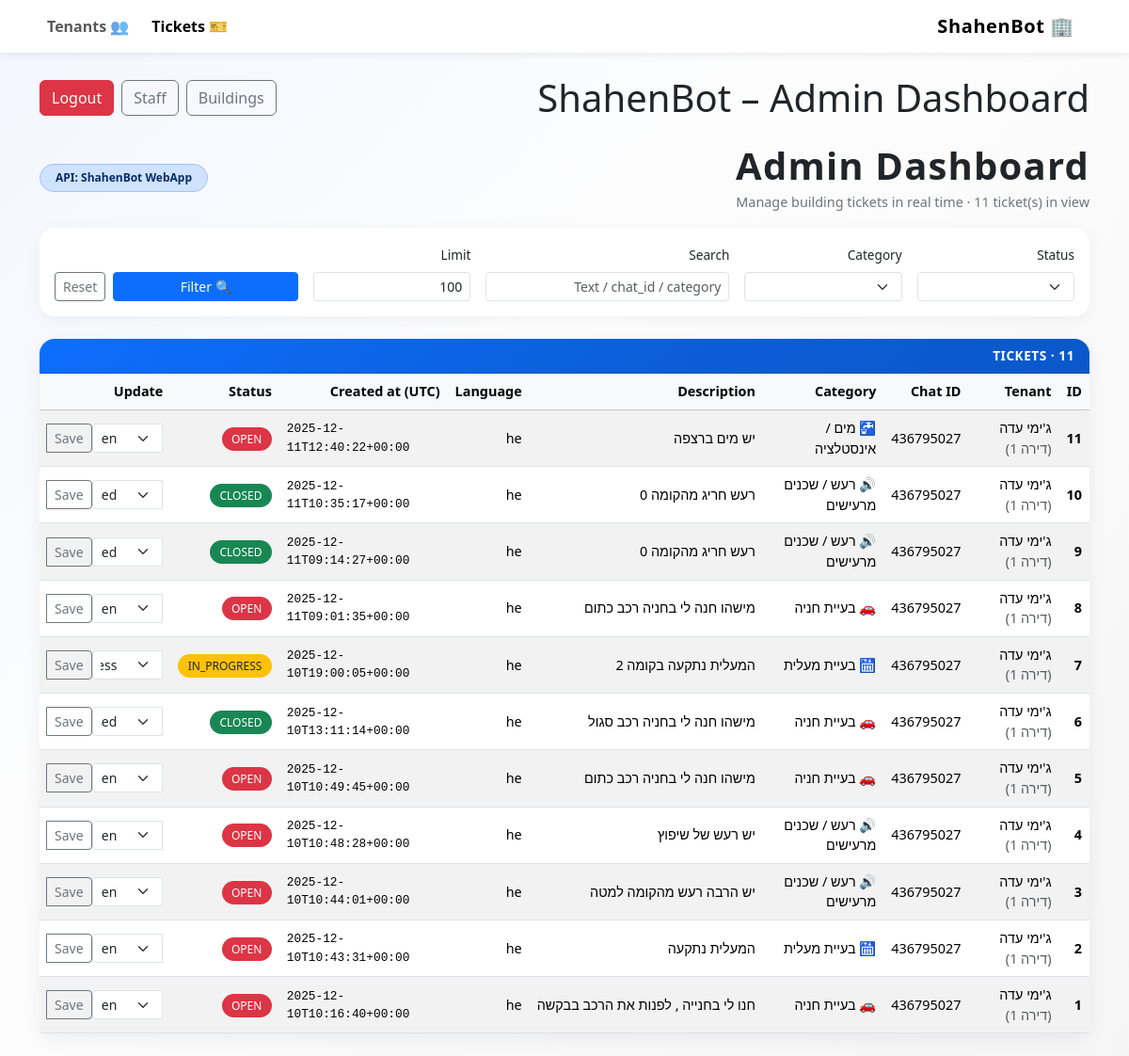
The app's page /admin (signed in), older data.
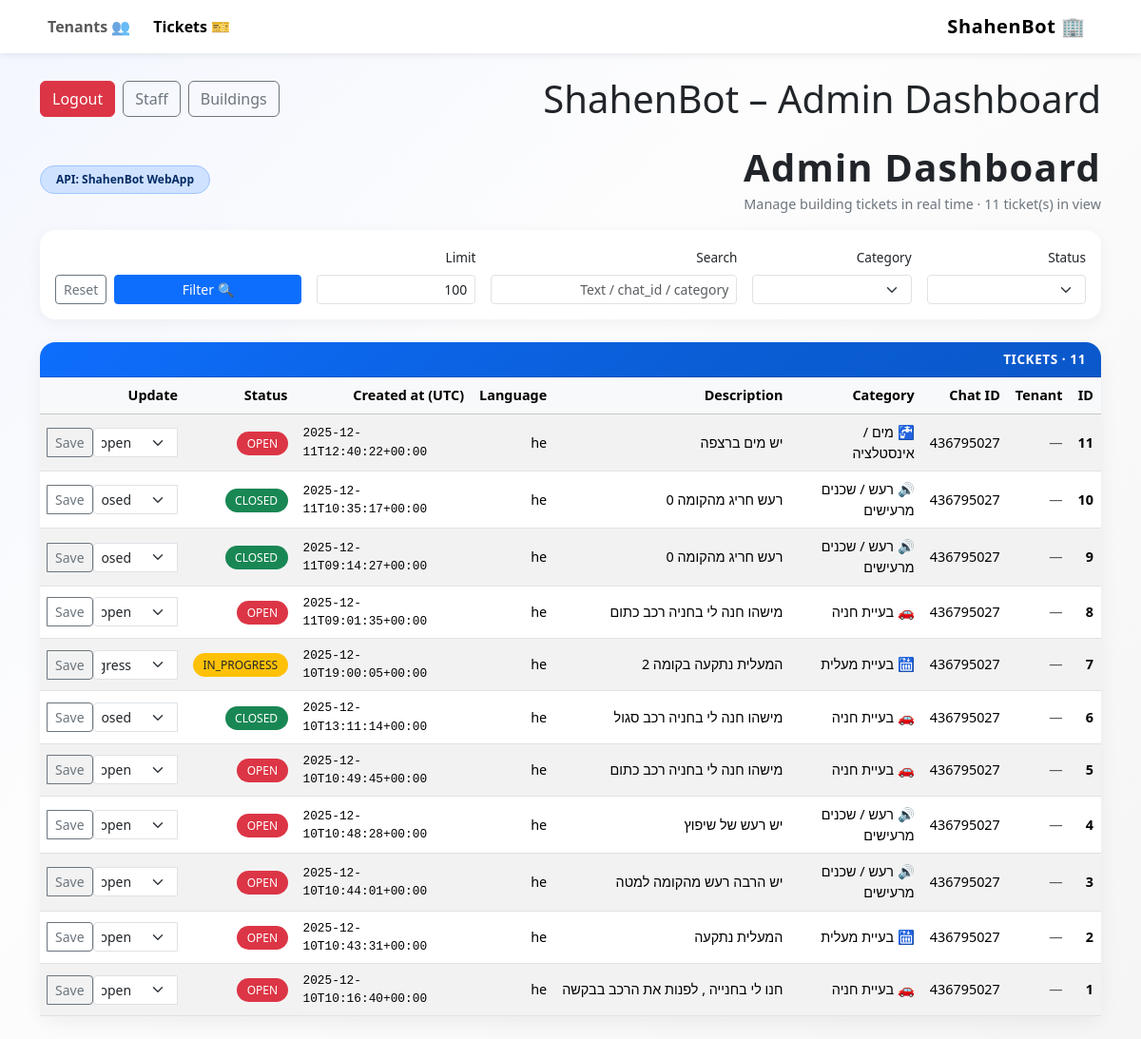
The same page, newer data.
### tables this page shows
CREATE TABLE tickets (
            id INTEGER PRIMARY KEY AUTOINCREMENT,
            chat_id INTEGER NOT NULL,
            category TEXT NOT NULL,
            description TEXT NOT NULL,
            language TEXT NOT NULL,
            status TEXT NOT NULL,
            created_at TEXT NOT NULL
        , tenant_id INTEGER, image_url TEXT, building_id INTEGER);

CREATE TABLE tenants (
            id INTEGER PRIMARY KEY AUTOINCREMENT,
            name TEXT NOT NULL,
            apartment TEXT,
            tenant_type TEXT,          -- 'owner' / 'rent'
            email TEXT,
            payment_type TEXT,         -- 'monthly' / 'standing_order' / etc.
            next_payment_date TEXT,    -- ISO date string 'YYYY-MM-DD'
            parking_slots INTEGER,
            chat_id INTEGER            -- Telegram chat id (optional)
        , building_id INTEGER);

### app.py (the view)
@app.get("/admin")
def admin_dashboard():
    u = require_login()
    if not isinstance(u, dict):
        return u
    status = request.args.get("status") or ""
    category = request.args.get("category") or ""
    search = request.args.get("search") or ""
    limit = int(request.args.get("limit") or "100")
    building_filter = scoped_building_id(u)
    tickets = get_tickets_db(
        limit=limit,
        status=status if status else None,
        category=category if category else None,
        search=search if search else None,
        building_id=building_filter,   # <-- add this param in DB func (Step 2 may adjust)
    )
    return render_template(
        "admin.html",
        tickets=tickets,
        status=status,
        category=category,
        search=search,
        limit=limit,
        current_user=u,
    )

### app.py (called while the page is built)
def current_user():
    uid = session.get("staff_user_id")
    return get_staff_user_by_id_db(uid) if uid else None

def require_login():
    u = current_user()
    if not u:
        return redirect(url_for("login"))
    return u

def scoped_building_id(u: dict) -> int | None:
    return None if u["role"] == "super_admin" else u["building_id"]

### shahenbot_db.py (called while the page is built)
def get_connection():
    return sqlite3.connect(DB_PATH)

def get_staff_user_by_id_db(user_id: int) -> dict | None:
    conn = get_connection()
    cur = conn.cursor()
    cur.execute("SELECT id, username, password_hash, role, building_id FROM staff_users WHERE id=?", (user_id,))
    r = cur.fetchone()
    conn.close()
    if not r:
        return None
    return {"id": r[0], "username": r[1], "password_hash": r[2], "role": r[3], "building_id": r[4]}

### templates/admin.html (shortened to what this page needs)
<!doctype html>
<html lang="en" dir="rtl">
<head>
    <link
        href="https://cdn.jsdelivr.net/npm/bootstrap@5.3.3/dist/css/bootstrap.min.css"
        rel="stylesheet"
    >
</head>
<body class="pb-4">
<nav class="navbar navbar-expand-lg bg-white mb-4">
    <div class="container">
        <a class="navbar-brand" href="{{ url_for('admin_dashboard') }}">
            🏢 ShahenBot
        </a>
        <div class="collapse navbar-collapse justify-content-end" id="navbarNav">
            <ul class="navbar-nav gap-2">
                <li class="nav-item">
                    <a class="nav-link active fw-semibold" aria-current="page"
                       href="{{ url_for('admin_dashboard') }}">
                        🎫 Tickets
                    </a>
                </li>
                <li class="nav-item">
                    <a class="nav-link fw-semibold"
                       href="{{ url_for('admin_tenants') }}">
                        👥 Tenants
                    </a>
                </li>
            </ul>
        </div>
    </div>
</nav>
<div class="container">
        <div class="d-flex justify-content-between align-items-center mb-4">
  <h1 class="mb-0">ShahenBot – Admin Dashboard</h1>
  <div class="d-flex gap-2">
    {% if current_user and current_user.role == 'super_admin' %}
      <a class="btn btn-outline-secondary" href="{{ url_for('admin_buildings') }}">Buildings</a>
      <a class="btn btn-outline-secondary" href="{{ url_for('admin_staff') }}">Staff</a>
    {% endif %}
    <a class="btn btn-danger" href="{{ url_for('logout') }}">Logout</a>
  </div>
</div>
    <div class="d-flex flex-column flex-md-row align-items-md-center justify-content-between mb-3">
        <div>
            <h1 class="page-title mb-1">Admin Dashboard</h1>
            <div class="page-subtitle">
                Manage building tickets in real time · {{ tickets|length }} ticket(s) in view
            </div>
        </div>
        <div class="mt-3 mt-md-0">
            <span class="badge bg-primary-subtle text-primary-emphasis border border-primary-subtle badge-pill px-3 py-2">
                API: ShahenBot WebApp
            </span>
        </div>
    </div>
    <div class="card filter-card mb-4">
        <div class="card-body">
            <form class="row g-3 align-items-end" method="get" action="{{ url_for('admin_dashboard') }}">
                <div class="col-md-2">
                    <label class="form-label filter-label">Status</label>
                    <select class="form-select form-select-sm" name="status">
                    </select>
                </div>
                <div class="col-md-2">
                    <label class="form-label filter-label">Category</label>
                    <select class="form-select form-select-sm" name="category">
                    </select>
                </div>
                <div class="col-md-3">
                    <label class="form-label filter-label">Search</label>
                    <input type="text" class="form-control form-control-sm" name="search"
                           placeholder="Text / chat_id / category"
                           value="{{ search }}">
                </div>
                <div class="col-md-2">
                    <label class="form-label filter-label">Limit</label>
                    <input type="number" class="form-control form-control-sm" name="limit"
                           value="{{ limit }}" min="1" max="500">
                </div>
                <div class="col-md-3 d-flex gap-2">
                    <button type="submit" class="btn btn-primary btn-sm flex-grow-1">
                        🔍 Filter
                    </button>
                    <a href="{{ url_for('admin_dashboard') }}" class="btn btn-outline-secondary btn-sm">
                        Reset
                    </a>
                </div>
            </form>
        </div>
    </div>
    <div class="card">
        <div class="card-header">
            Tickets · {{ tickets|length }}
        </div>
        <div class="card-body p-0">
            <div class="table-responsive">
                <table class="table table-striped table-hover align-middle mb-0 ticket-table">
                    <thead class="table-light">
                    <tr>
                        <th>ID</th>
                        <th>Tenant</th>
                        <th>Chat ID</th>
                        <th>Category</th>
                        <th>Description</th>
                        <th>Language</th>
                        <th>Created at (UTC)</th>
                        <th>Status</th>
                        <th>Update</th>
                    </tr>
                    </thead>
                    <tbody>
                    {% if tickets %}
                        {% for t in tickets %}
                            <tr>
                                <td class="fw-semibold">{{ t.id }}</td>
                                <td>
                                    {% if t.tenant_name %}
                                        {{ t.tenant_name }}
                                        {% if t.tenant_apartment %}
                                            <span class="text-muted"> (דירה {{ t.tenant_apartment }})</span>
                                        {% endif %}
                                    {% else %}
                                        <span class="text-muted">—</span>
                                    {% endif %}
                                </td>
                                <td>{{ t.chat_id }}</td>
                                <td>{{ t.category }}</td>
                                <td class="truncate" title="{{ t.description }}">
                                    {{ t.description }}
                                </td>
                                <td>{{ t.language }}</td>
                                <td style="direction: ltr; font-family: monospace; font-size: 0.8rem;">
                                    {{ t.created_at }}
                                </td>
                                <td>
                                    <span class="status-badge
                                        {% if t.status == 'open' %}status-open{% endif %}
                                        {% if t.status == 'in_progress' %}status-in_progress{% endif %}
                                        {% if t.status == 'closed' %}status-closed{% endif %}
                                    ">
                                        {{ t.status }}
                                    </span>
                                </td>
                                <td>
                                    <form method="post"
                                          action="{{ url_for('admin_update_status', ticket_id=t.id) }}">
                                        <div class="input-group input-group-sm">
                                            <select class="form-select form-select-sm" name="status">
                                                <option value="open"
                                                    {% if t.status == 'open' %}selected{% endif %}>
                                                    open
                                                </option>
                                                <option value="in_progress"
                                                    {% if t.status == 'in_progress' %}selected{% endif %}>
                                                    in_progress
                                                </option>
                                                <option value="closed"
                                                    {% if t.status == 'closed' %}selected{% endif %}>
                                                    closed
                                                </option>
                                            </select>
                                            <button class="btn btn-outline-secondary btn-sm" type="submit">
                                                Save
                                            </button>
                                        </div>
                                    </form>
                                </td>
                            </tr>
                        {% endfor %}
                    {% else %}
                        <tr>
                            <td colspan="8" class="text-center py-3 text-muted">
                                No tickets found.
                            </td>
                        </tr>
                    {% endif %}
                    </tbody>
                </table>
            </div>
        </div>
    </div>
</div>
</body>
</html>

### templates/admin.html (style rules this page uses)
body { background: linear-gradient(135deg, #f3f6ff 0%, #fdfdfd 40%, #f5f5f5 100%); min-height: 100vh; }
.navbar-brand { font-weight: 700; letter-spacing: 0.03em; }
.navbar { box-shadow: 0 2px 8px rgba(15, 23, 42, 0.08); }
.page-title { font-weight: 700; letter-spacing: 0.03em; }
.page-subtitle { color: #6c757d; font-size: 0.9rem; }
.ticket-table { font-size: 0.9rem; }
.status-open { color: #fff; background-color: #dc3545; }
.status-in_progress { color: #212529; background-color: #ffc107; }
.status-closed { color: #fff; background-color: #198754; }
.status-badge { padding: 0.25rem 0.65rem; border-radius: 999px; font-size: 0.75rem; text-transform: uppercase; }
.truncate { max-width: 320px; white-space: nowrap; overflow: hidden; text-overflow: ellipsis; }
.card { border-radius: 1rem; box-shadow: 0 6px 20px rgba(15, 23, 42, 0.06); border: none; }
.card-header { border-radius: 1rem 1rem 0 0 !important; background: linear-gradient(135deg, #0d6efd 0%, #0b5ed7 60%, #0a58ca 100%); color: #fff; font-weight: 600; letter-spacing: 0.04em; text-transform: uppercase; font-size: 0.85rem; }
.filter-card { border-radius: 1rem; box-shadow: 0 4px 16px rgba(15, 23, 42, 0.05); border: none; }
.filter-label { font-weight: 500; font-size: 0.85rem; }
.badge-pill { border-radius: 999px; }

Row changes from the older to the newer data that the page shows:
changed tickets "🚰 מים / אינסטלציה": tenant_name "ג'ימי עדה" → (not shown); tenant_apartment "1" → (not shown); text "(דירה )" → "—"
changed tickets id 10: tenant_name "ג'ימי עדה" → (not shown); tenant_apartment "1" → (not shown); text "(דירה )" → "—"
changed tickets id 9: tenant_name "ג'ימי עדה" → (not shown); tenant_apartment "1" → (not shown); text "(דירה )" → "—"
changed tickets id 8: tenant_name "ג'ימי עדה" → (not shown); tenant_apartment "1" → (not shown); text "(דירה )" → "—"
changed tickets "המעלית נתקעה בקומה 2": tenant_name "ג'ימי עדה" → (not shown); tenant_apartment "1" → (not shown); text "(דירה )" → "—"
changed tickets "מישהו חנה לי בחניה רכב סגול": tenant_name "ג'ימי עדה" → (not shown); tenant_apartment "1" → (not shown); text "(דירה )" → "—"
changed tickets id 5: tenant_name "ג'ימי עדה" → (not shown); tenant_apartment "1" → (not shown); text "(דירה )" → "—"
changed tickets "יש רעש של שיפוץ": tenant_name "ג'ימי עדה" → (not shown); tenant_apartment "1" → (not shown); text "(דירה )" → "—"
changed tickets "יש הרבה רעש מהקומה למטה": tenant_name "ג'ימי עדה" → (not shown); tenant_apartment "1" → (not shown); text "(דירה )" → "—"
changed tickets "המעלית נתקעה": tenant_name "ג'ימי עדה" → (not shown); tenant_apartment "1" → (not shown); text "(דירה )" → "—"
changed tickets "חנו לי בחנייה , לפנות את הרכב בבקשה": tenant_name "ג'ימי עדה" → (not shown); tenant_apartment "1" → (not shown); text "(דירה )" → "—"
